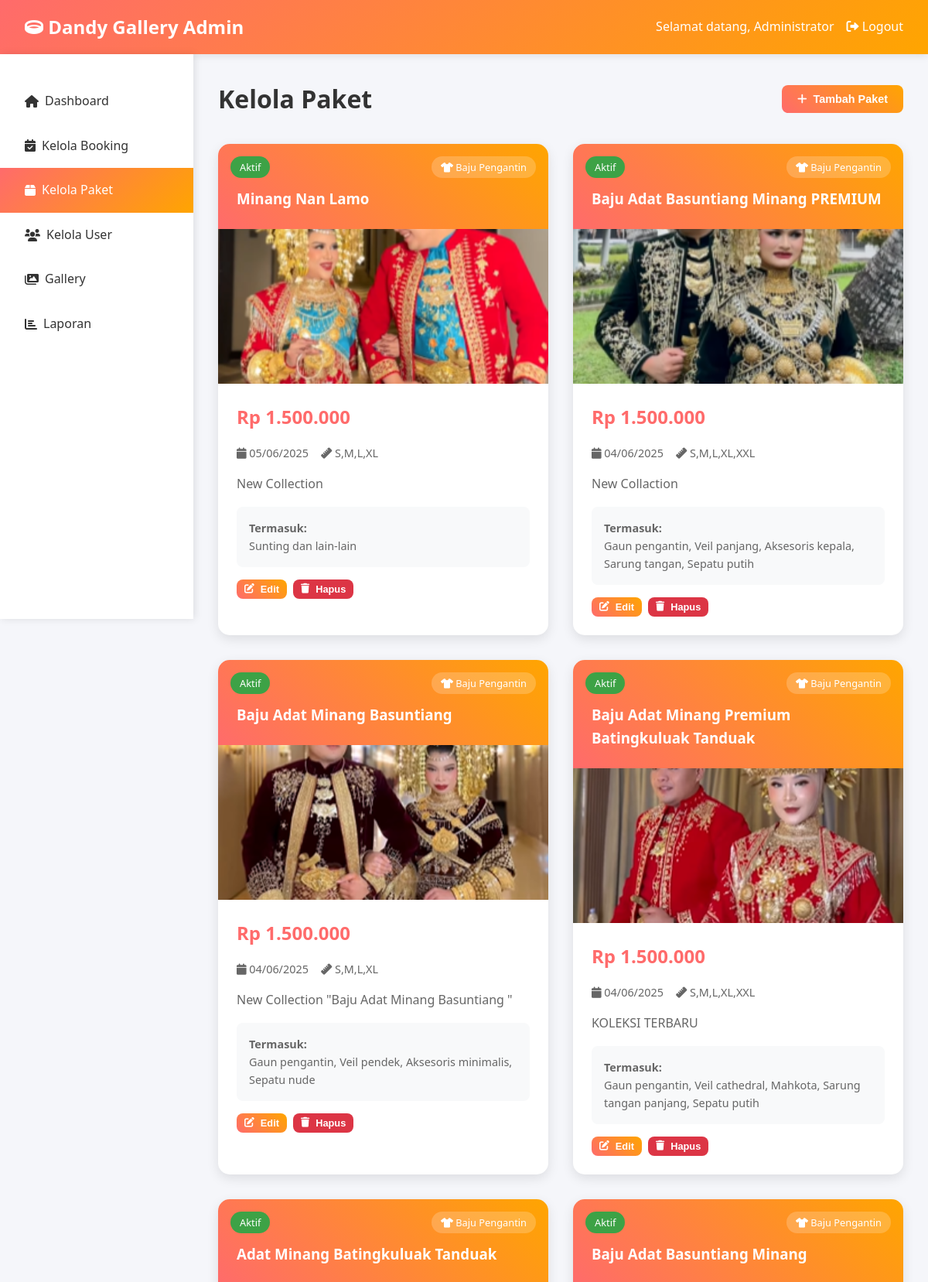
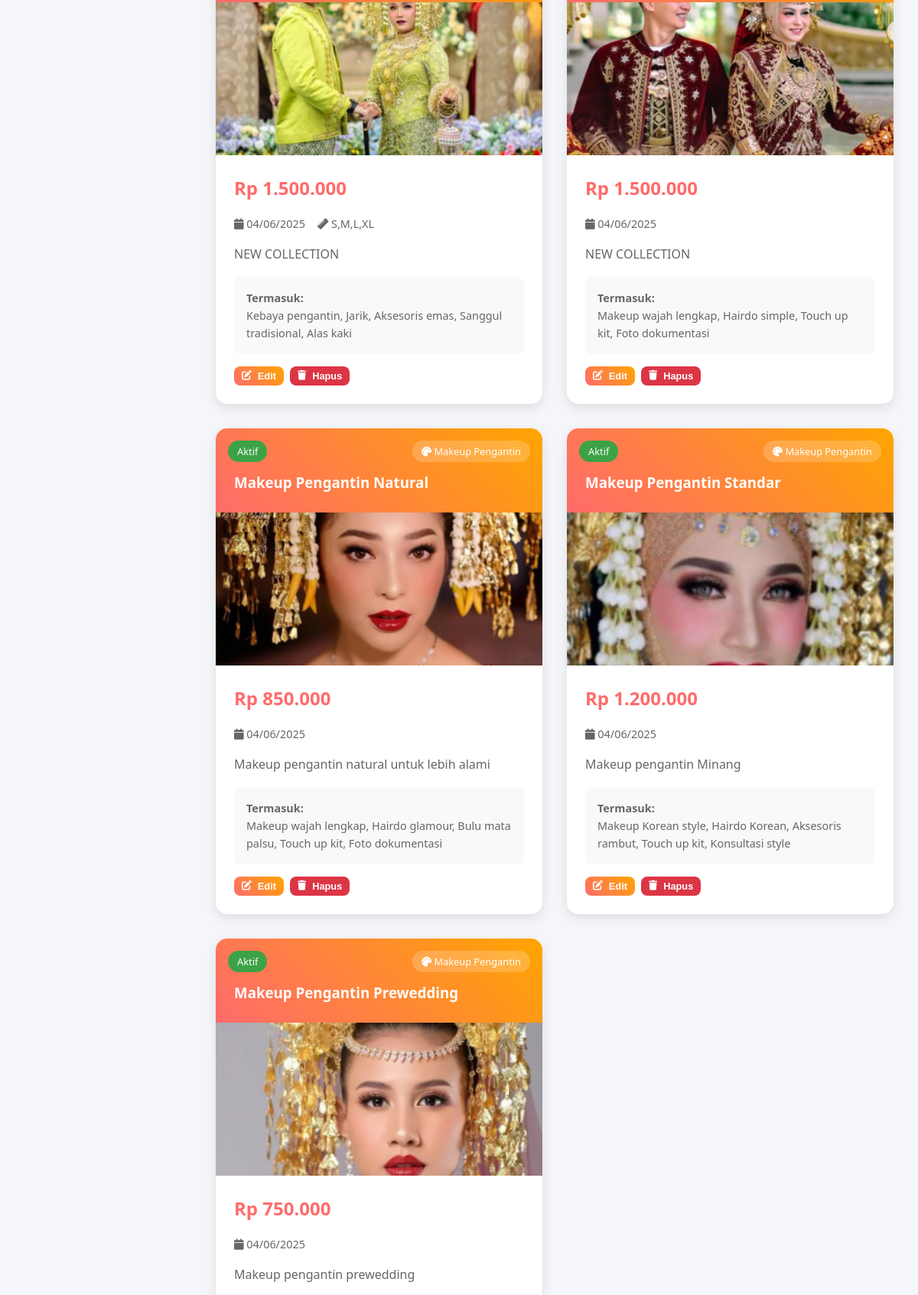
Screenshot of /admin/packages.php (signed in, upper part) with the database file from the repository (2 pictures, top to bottom).
### tables this page shows
CREATE TABLE `packages` (
  `id` int NOT NULL,
  `service_type` varchar(50) NOT NULL,
  `name` varchar(150) NOT NULL,
  `description` text,
  `price` decimal(12,2) NOT NULL,
  `image` varchar(255) DEFAULT NULL,
  `includes` text,
  `size_available` varchar(255) DEFAULT NULL,
  `color_available` varchar(255) DEFAULT NULL,
  `is_active` tinyint(1) DEFAULT '1',
  `created_at` timestamp NULL DEFAULT CURRENT_TIMESTAMP,
  `updated_at` timestamp NULL DEFAULT CURRENT_TIMESTAMP ON UPDATE CURRENT_TIMESTAMP
);

### config/database.php (called while the page is built, shortened)
<?php
function formatRupiah($angka)
{
    return "Rp " . number_format($angka, 0, ',', '.');
}
function getServiceTypes()
{
    return [
        'Baju Pengantin' => [
            'name' => 'Baju Pengantin',
            'icon' => 'fas fa-tshirt',
            'description' => 'Layanan penyewaan baju pengantin dengan berbagai pilihan model dan ukuran'
        ],
        'Makeup Pengantin' => [
            'name' => 'Makeup Pengantin',
            'icon' => 'fas fa-palette',
            'description' => 'Layanan makeup profesional untuk pengantin dengan berbagai style'
        ]
    ];
}
function getServiceIcon($service_type)
{
    $service_types = getServiceTypes();
    return $service_types[$service_type]['icon'] ?? 'fas fa-question';
}

### admin/packages.php (the view, shortened to what this page needs)
<?php
require_once '../config/database.php';
$db = getDB();
$stmt = $db->prepare("SELECT p.*, p.service_type as service_type_name FROM packages p
                     ORDER BY p.service_type, p.created_at DESC");
$stmt->execute();
$packages = $stmt->fetchAll(PDO::FETCH_ASSOC);
?>
<!DOCTYPE html>
<html lang="id">
<head>
    <link href="https://cdnjs.cloudflare.com/ajax/libs/font-awesome/6.0.0/css/all.min.css" rel="stylesheet">
</head>
<body>
    <header class="header">
        <div class="header-container">
            <div class="logo">
                <i class="fas fa-ring"></i> Dandy Gallery Admin
            </div>
            <div class="user-info">
                <span>Selamat datang, <?php echo htmlspecialchars($_SESSION['full_name']); ?></span>
                <a href="../logout.php" style="color: white; text-decoration: none;">
                    <i class="fas fa-sign-out-alt"></i> Logout
                </a>
            </div>
        </div>
    </header>
    <nav class="sidebar">
        <ul>
            <li><a href="dashboard.php"><i class="fas fa-home"></i> Dashboard</a></li>
            <li><a href="bookings.php"><i class="fas fa-calendar-check"></i> Kelola Booking</a></li>
            <li><a href="packages.php" class="active"><i class="fas fa-box"></i> Kelola Paket</a></li>
            <li><a href="customers.php"><i class="fas fa-users"></i> Kelola User</a></li>
            <li><a href="gallery.php"><i class="fas fa-images"></i> Gallery</a></li>
            <li><a href="reports.php"><i class="fas fa-chart-bar"></i> Laporan</a></li>
        </ul>
    </nav>
    <main class="main-content">
        <div class="page-header">
            <h1 class="page-title">Kelola Paket</h1>
            <button type="button" class="btn" onclick="openAddModal()">
                <i class="fas fa-plus"></i> Tambah Paket
            </button>
        </div>
        <div class="packages-grid">
            <?php foreach ($packages as $package): ?>
            <div class="package-card">
                <div class="package-header">
                    <div class="package-status <?php echo $package['is_active'] ? 'active' : 'inactive'; ?>">
                        <?php echo $package['is_active'] ? 'Aktif' : 'Nonaktif'; ?>
                    </div>
                    <div class="package-badge">
                        <?php $service_icon = getServiceIcon($package['service_type_name']); ?>
                        <i class="<?php echo $service_icon; ?>"></i>
                        <?php echo htmlspecialchars($package['service_type_name']); ?>
                    </div>
                    <h3 style="margin-top: 2rem;"><?php echo htmlspecialchars($package['name']); ?></h3>
                </div>
                <?php if ($package['image']): ?>
                <div style="height: 200px; overflow: hidden;">
                    <img src="../uploads/packages/<?php echo htmlspecialchars($package['image']); ?>"
                        alt="<?php echo htmlspecialchars($package['name']); ?>"
                        style="width: 100%; height: 100%; object-fit: cover;">
                </div>
                <?php endif; ?>
                <div class="package-body">
                    <div class="package-price"><?php echo formatRupiah($package['price']); ?></div>
                    <div class="package-meta">
                        <span><i class="fas fa-calendar"></i>
                            <?php echo date('d/m/Y', strtotime($package['created_at'])); ?></span>
                        <?php if ($package['size_available']): ?>
                        <span><i class="fas fa-ruler"></i>
                            <?php echo htmlspecialchars($package['size_available']); ?></span>
                        <?php endif; ?>
                    </div>
                    <?php if ($package['description']): ?>
                    <p style="margin-bottom: 1rem; color: #666;">
                        <?php echo htmlspecialchars(substr($package['description'], 0, 100)) . (strlen($package['description']) > 100 ? '...' : ''); ?>
                    </p>
                    <?php endif; ?>
                    <?php if ($package['includes']): ?>
                    <div class="package-includes">
                        <strong>Termasuk:</strong><br>
                        <?php echo htmlspecialchars(substr($package['includes'], 0, 150)) . (strlen($package['includes']) > 150 ? '...' : ''); ?>
                    </div>
                    <?php endif; ?>
                    <div class="package-actions">
                        <button type="button" class="btn btn-sm"
                            onclick="openEditModal(<?php echo htmlspecialchars(json_encode($package)); ?>)">
                            <i class="fas fa-edit"></i> Edit
                        </button>
                        <button type="button" class="btn btn-sm btn-danger"
                            onclick="confirmDelete(<?php echo $package['id']; ?>, '<?php echo htmlspecialchars($package['name']); ?>')">
                            <i class="fas fa-trash"></i> Hapus
                        </button>
                    </div>
                </div>
            </div>
            <?php endforeach; ?>
        </div>
    </main>
</body>
</html>

### admin/packages.php (style rules this page uses)
* { margin: 0; padding: 0; box-sizing: border-box; }
body { font-family: 'Segoe UI', Tahoma, Geneva, Verdana, sans-serif; background: #f5f6fa; line-height: 1.6; }
.header { background: linear-gradient(135deg, #ff6b6b, #ffa500); color: white; padding: 1rem 0; box-shadow: 0 2px 10px rgba(0, 0, 0, 0.1); }
.header-container { max-width: 1200px; margin: 0 auto; display: flex; justify-content: space-between; align-items: center; padding: 0 2rem; }
.logo { font-size: 1.5rem; font-weight: bold; }
.user-info { display: flex; align-items: center; gap: 1rem; }
.sidebar { position: fixed; left: 0; top: 70px; width: 250px; height: calc(100vh - 70px); background: white; box-shadow: 2px 0 10px rgba(0, 0, 0, 0.1); padding: 2rem 0; }
.sidebar ul { list-style: none; }
.sidebar a { display: flex; align-items: center; padding: 1rem 2rem; color: #333; text-decoration: none; transition: background 0.3s; gap: 0.5rem; }
.sidebar a:hover, .sidebar a.active { background: linear-gradient(135deg, #ff6b6b, #ffa500); color: white; }
.main-content { margin-left: 250px; padding: 2rem; }
.page-header { display: flex; justify-content: space-between; align-items: center; margin-bottom: 2rem; }
.page-title { font-size: 2rem; color: #333; }
.btn { padding: 10px 20px; background: linear-gradient(45deg, #ff6b6b, #ffa500); color: white; border: none; border-radius: 8px; cursor: pointer; text-decoration: none; display: inline-flex; align-items: center; gap: 0.5rem; font-weight: 600; transition: transform 0.3s, box-shadow 0.3s; font-size: 0.9rem; }
.btn-danger { background: #dc3545; }
.btn-sm { padding: 5px 10px; font-size: 0.8rem; }
.packages-grid { display: grid; grid-template-columns: repeat(auto-fit, minmax(350px, 1fr)); gap: 2rem; }
.package-card { background: white; border-radius: 15px; box-shadow: 0 5px 15px rgba(0, 0, 0, 0.1); overflow: hidden; transition: transform 0.3s; }
.package-card img { transition: transform 0.3s ease; }
.package-header { background: linear-gradient(45deg, #ff6b6b, #ffa500); color: white; padding: 1.5rem; position: relative; }
.package-badge { position: absolute; top: 1rem; right: 1rem; background: rgba(255, 255, 255, 0.2); color: white; padding: 0.25rem 0.75rem; border-radius: 20px; font-size: 0.8rem; font-weight: 500; }
.package-status { position: absolute; top: 1rem; left: 1rem; padding: 0.25rem 0.75rem; border-radius: 20px; font-size: 0.8rem; font-weight: 500; }
.package-status.active { background: rgba(40, 167, 69, 0.9); color: white; }
.package-body { padding: 1.5rem; }
.package-price { font-size: 1.5rem; font-weight: bold; color: #ff6b6b; margin-bottom: 1rem; }
.package-meta { display: flex; gap: 1rem; margin-bottom: 1rem; font-size: 0.9rem; color: #666; flex-wrap: wrap; }
.package-includes { background: #f8f9fa; padding: 1rem; border-radius: 8px; margin-bottom: 1rem; font-size: 0.9rem; color: #666; }
.package-actions { display: flex; gap: 0.5rem; flex-wrap: wrap; }

### rows the page displays
packages: is_active "Aktif", service_type "Baju Pengantin", name "Minang Nan Lamo", image (picture), price "Rp 1.500.000", created_at "05/06/2025", size_available "S,M,L,XL", description "New Collection", includes "Sunting dan lain-lain"
packages: is_active "Aktif", service_type "Baju Pengantin", name "Baju Adat Basuntiang Minang PREMIUM", image (picture), price "Rp 1.500.000", created_at "04/06/2025", size_available "S,M,L,XL,XXL", description "New Collaction", includes "Gaun pengantin, Veil panjang, Aksesoris kepala, Sarung tangan, Sepatu putih"
packages: is_active "Aktif", service_type "Baju Pengantin", name "Baju Adat Minang Basuntiang", image (picture), price "Rp 1.500.000", created_at "04/06/2025", size_available "S,M,L,XL", description "New Collection \"Baju Adat Minang Basuntiang \"", includes "Gaun pengantin, Veil pendek, Aksesoris minimalis, Sepatu nude"
packages: is_active "Aktif", service_type "Baju Pengantin", name "Baju Adat Minang Premium Batingkuluak Tanduak", image (picture), price "Rp 1.500.000", created_at "04/06/2025", size_available "S,M,L,XL,XXL", description "KOLEKSI TERBARU", includes "Gaun pengantin, Veil cathedral, Mahkota, Sarung tangan panjang, Sepatu putih"
packages: is_active "Aktif", service_type "Baju Pengantin", name "Adat Minang Batingkuluak Tanduak", image (picture), price "Rp 1.500.000", created_at "04/06/2025", size_available "S,M,L,XL", description "NEW COLLECTION", includes "Kebaya pengantin, Jarik, Aksesoris emas, Sanggul tradisional, Alas kaki"
packages: is_active "Aktif", service_type "Baju Pengantin", name "Baju Adat Basuntiang Minang", image (picture), price "Rp 1.500.000", created_at "04/06/2025", description "NEW COLLECTION", includes "Makeup wajah lengkap, Hairdo simple, Touch up kit, Foto dokumentasi"
packages: is_active "Aktif", service_type "Makeup Pengantin", name "Makeup Pengantin Natural", image (picture), price "Rp 850.000", created_at "04/06/2025", description "Makeup pengantin natural untuk lebih alami", includes "Makeup wajah lengkap, Hairdo glamour, Bulu mata palsu, Touch up kit, Foto dokumentasi"
packages: is_active "Aktif", service_type "Makeup Pengantin", name "Makeup Pengantin Standar", image (picture), price "Rp 1.200.000", created_at "04/06/2025", description "Makeup pengantin Minang", includes "Makeup Korean style, Hairdo Korean, Aksesoris rambut, Touch up kit, Konsultasi style"
packages: is_active "Aktif", service_type "Makeup Pengantin", name "Makeup Pengantin Prewedding", image (picture), price "Rp 750.000", created_at "04/06/2025", description "Makeup pengantin prewedding"

### other values shown
$_SESSION['full_name'] "Administrator"
